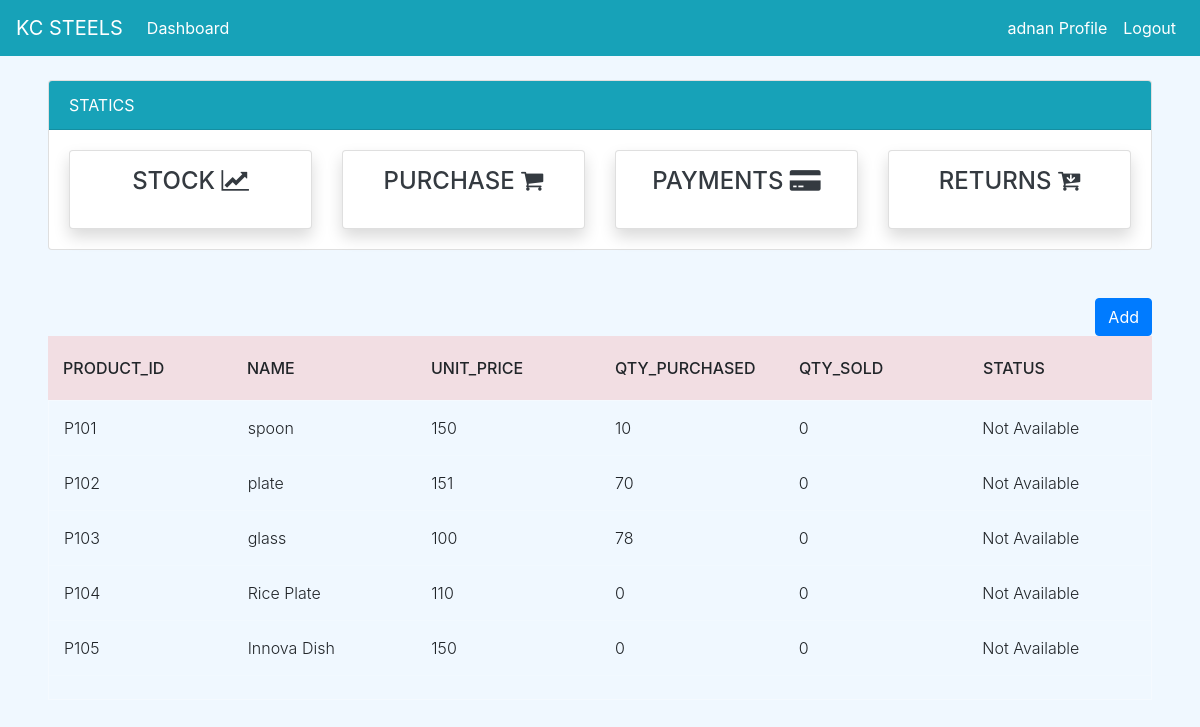
The app's page /stock/ (signed in), older data.
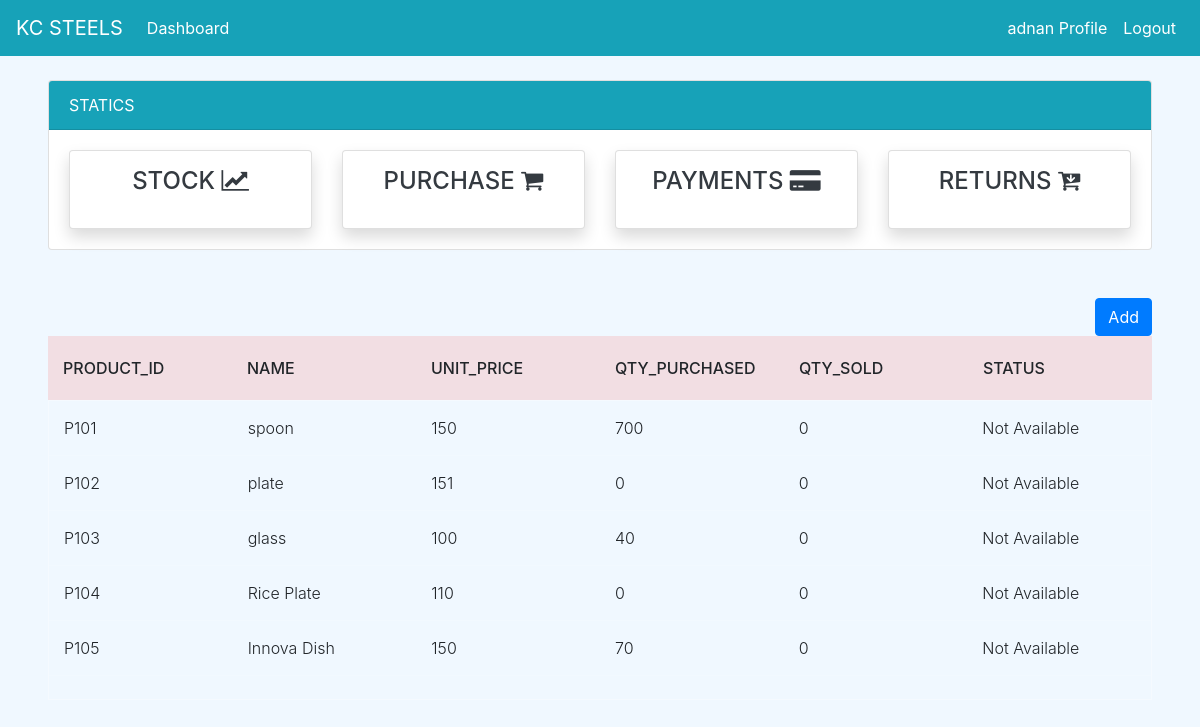
The same page, newer data.
### dashboard/models.py (models this page shows, shortened)
class Item(models.Model):
        item_no = models.IntegerField(null=True)
        item_id = models.CharField(max_length=10,null=True)
        name = models.CharField(max_length=100, null=True, blank=False)
        unit_price = models.PositiveBigIntegerField(null=True,blank=True)
        qty_available = models.PositiveIntegerField(null=True, default=0)
        qty_sold = models.PositiveIntegerField(null=True, default=0)
        qty_purchased = models.PositiveIntegerField(null=True, default=0)
        status = models.BooleanField(default=False)

### dashboard/views.py (the view)
# urls.py: path('stock/',views.stock,name='stock'),
@login_required
def stock(request):
    items = Item.objects.all()
    p_id = 101 if Item.objects.count() == 0 else Item.objects.aggregate(max=Max('item_no'))["max"] + 1
    if request.method == 'POST':
        price = request.POST.get('unit_price')
        name = request.POST.get('name')
        form = ItemForm(request.POST)
        if form.is_valid():
            Item(item_no=p_id,item_id=(f'{"P"}{p_id}'),name=name,unit_price=price).save()
    else:
        form = ItemForm
    context = {
        'items': items,
        'form' : form,
    }
    return render(request, 'dashboard/stock.html',context)

### templates/dashboard/stock.html (shortened to what this page needs)
{% extends 'partial/base.html' %}
{% load crispy_forms_tags %}
{% block content %}
{% if user.is_authenticated and user.is_superuser %}
{% else %}
{% include 'partial/topnav_staff.html'%}
<div class="mx-5">
    <div class="row my-4">
          <div class="col mt-4 text-right">
            <button type="button" class="btn btn-primary" data-toggle="modal" data-target="#P_Add">
              Add
            </button>
        </div>
          <div class="col-md-12">
                <div class="tbl-header">
                  <table cellpadding="0" cellspacing="0" border="0">
                    <thead>
                      <tr>
                        <th scope="col">Product_id</th>
                        <th scope="col">Name</th>
                        <th scope="col">Unit_Price</th>
                        <th scope="col">qty_purchased</th>
                        <th scope="col">QTY_Sold</th>
                        <th scope="col">Status</th>
                      </tr>
                    </thead>
                  </table>
                </div>
                <div class="tbl-content">
                  <table cellpadding="0" cellspacing="0" border="0">
                    <tbody>
                      {% for item in items %}
                        <tr>
                          <td>{{ item.item_id }}</td>
                          <td>{{ item.name }}</td>
                          <td>{{ item.unit_price }}</td>
                          <td>{{ item.qty_purchased }}</td>
                          <td>{{ item.qty_sold }}</td>
                          {% if item.status == True %}
                          <td>Available</td>
                          {% else %}
                          <td>Not Available</td>
                          {% endif %}
                        </tr>
                      {% endfor %}
                    </tbody>
                  </table>
          </div>
      </div>
</div>
{% endif %}
{% endblock %}

Row changes from the older to the newer data that the page shows:
changed Item "spoon": qty_purchased "10" → "700"
changed Item "plate": qty_purchased "70" → "0"
changed Item "glass": qty_purchased "78" → "40"
changed Item "Innova Dish": qty_purchased "0" → "70"
